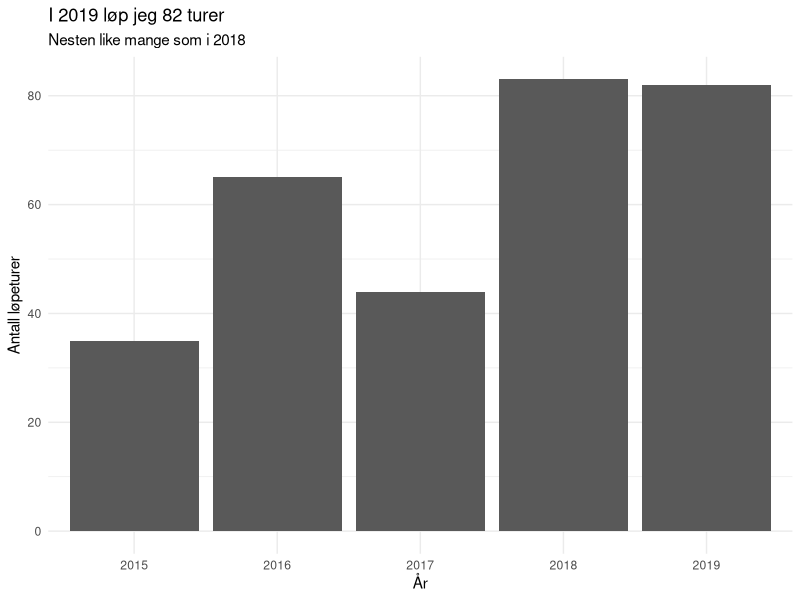
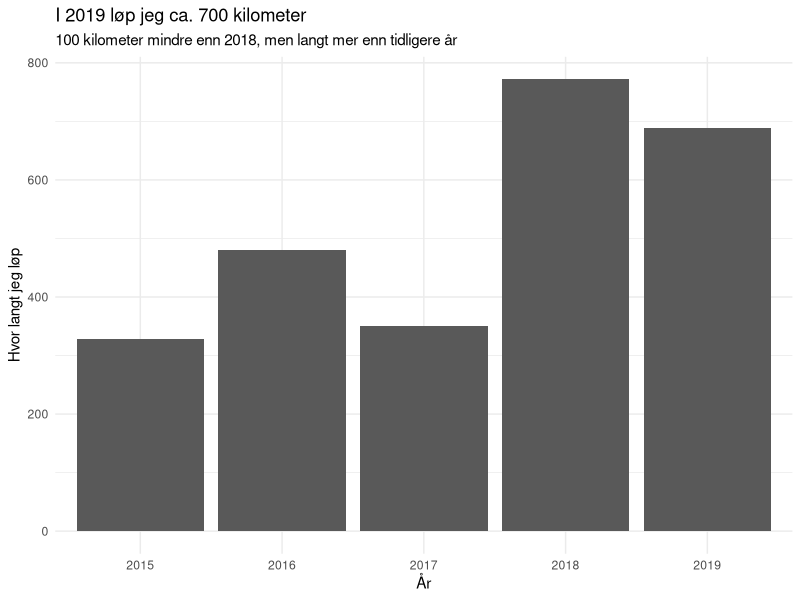
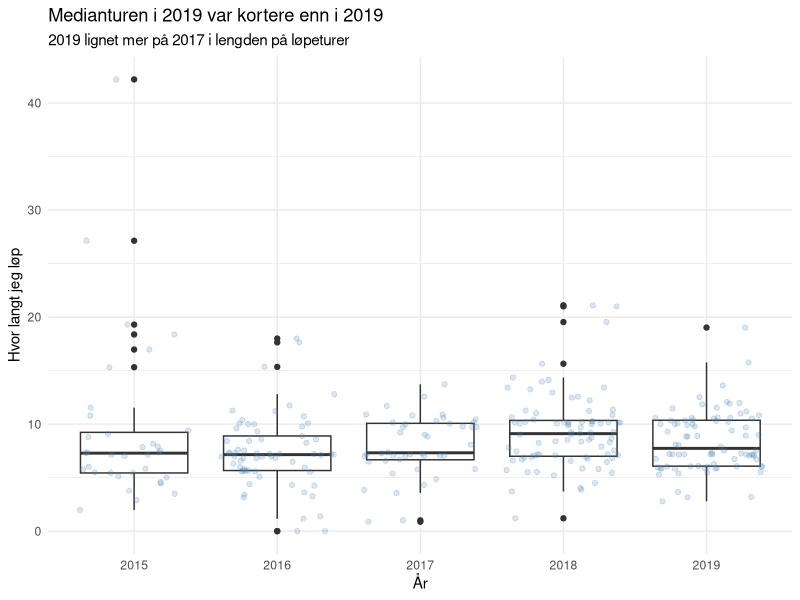
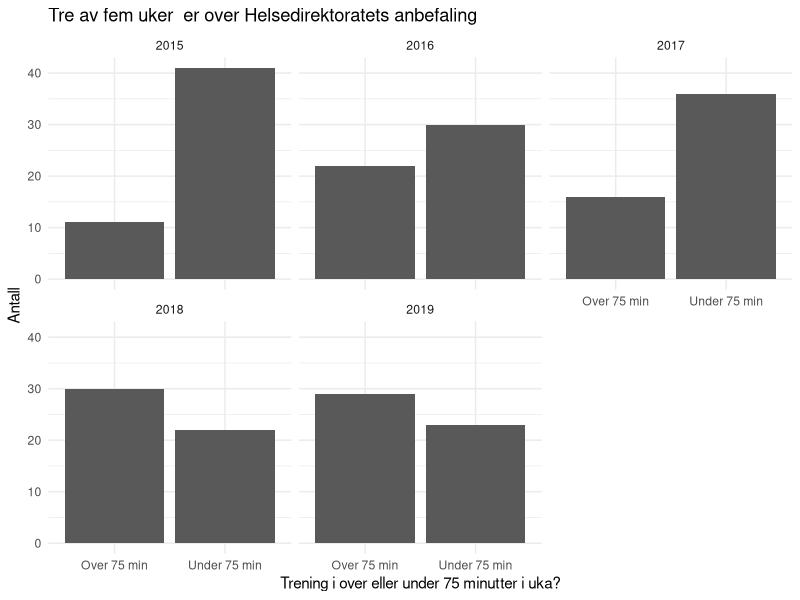
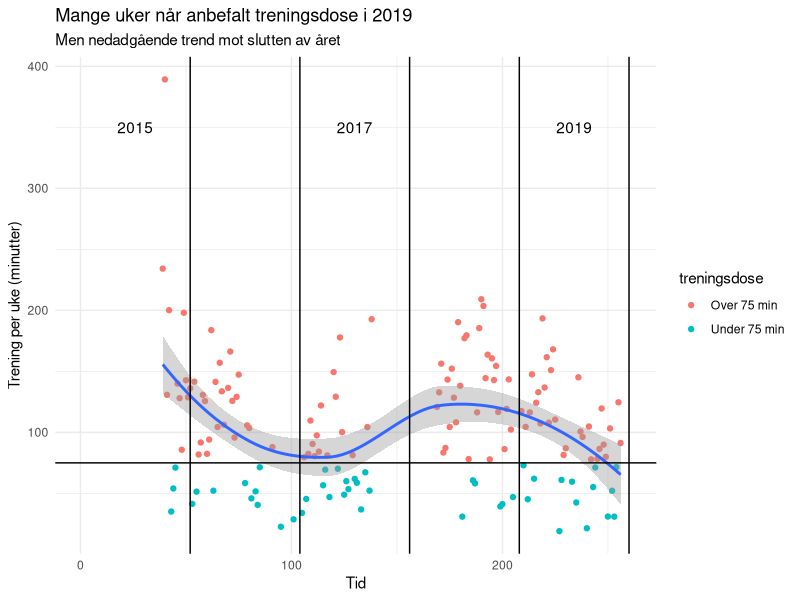

The R script that drew these images, in order:
## ---- chunk 1
library(tidyverse)

#settings
theme_set(theme_minimal())
set.seed(1106)
options(scipen = 100)

df <- read.csv2("runs_04012020.csv", stringsAsFactors=FALSE)
df = filter(df, year != 2020)

## ---- chunk 2
ggplot(data = df) + 
  geom_bar(aes(x = as.factor(year))) + 
  labs(x = "År", y = "Antall løpeturer", title = "I 2019 løp jeg 82 turer", subtitle = "Nesten like mange som i 2018")
## ---- chunk 3
ggplot(data = df) + 
  geom_bar(aes(x = as.factor(year), weight = distance)) + 
  labs(x = "År", y = "Hvor langt jeg løp", title = "I 2019 løp jeg ca. 700 kilometer", subtitle = "100 kilometer mindre enn 2018, men langt mer enn tidligere år")

ggplot(data = df, aes(x = as.factor(year), y = distance)) + 
  geom_boxplot() + 
  geom_jitter(colour = "steelblue", alpha = 0.2) + 
  labs(x = "År", y = "Hvor langt jeg løp", title = "Medianturen i 2019 var kortere enn i 2019", subtitle = "2019 lignet mer på 2017 i lengden på løpeturer")

## ---- chunk 4
temp = group_by(df, year, week) %>%
  summarise(antall_minutter = sum(duration_min, na.rm = TRUE)) %>%
  ungroup()

temp = left_join(expand(temp, year, week = 1:52), temp) %>%
  mutate(yearweek = ifelse(nchar(week) == 1, paste0(0, week), week),
         yearweek = paste0(year, yearweek),
         id = seq_along(yearweek),
         treningsdose = ifelse(antall_minutter >= 75, "Over 75 min", "Under 75 min")
         )

temp$treningsdose[is.na(temp$treningsdose)] = "Under 75 min"

ggplot(data = temp) + 
  geom_bar(aes(x = treningsdose)) + 
  facet_wrap(~year) + 
  labs(x = "Trening i over eller under 75 minutter i uka?", y = "Antall", title = "Tre av fem uker  er over Helsedirektoratets anbefaling")

ggplot(data = temp, aes(x = id, y = antall_minutter)) + 
  geom_point(aes(colour = treningsdose)) + 
  geom_smooth() +
  geom_hline(aes(yintercept = 75)) + 
  geom_vline(aes(xintercept = 52)) +
  geom_vline(aes(xintercept = 104)) +
  geom_vline(aes(xintercept = 156)) +
  geom_vline(aes(xintercept = 208)) +
  geom_vline(aes(xintercept = 260)) +
  annotate("text", label = "2015", x = 26, y = 350) + 
  annotate("text", label = "2017", x = 130, y = 350) +
  annotate("text", label = "2019", x = 234, y = 350) +
  labs(x = "Tid", y = "Trening per uke (minutter)", title = "Mange uker når anbefalt treningsdose i 2019", subtitle ="Men nedadgående trend mot slutten av året")

